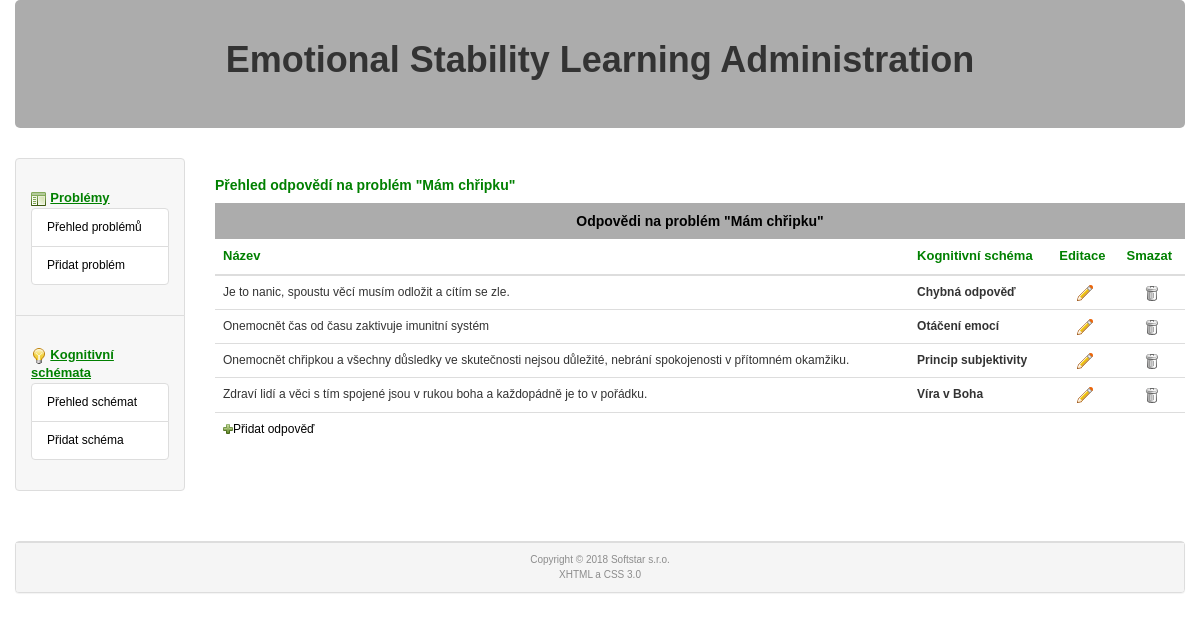
The app's page /administrace/?odpovedi=1&idp=3, older data.
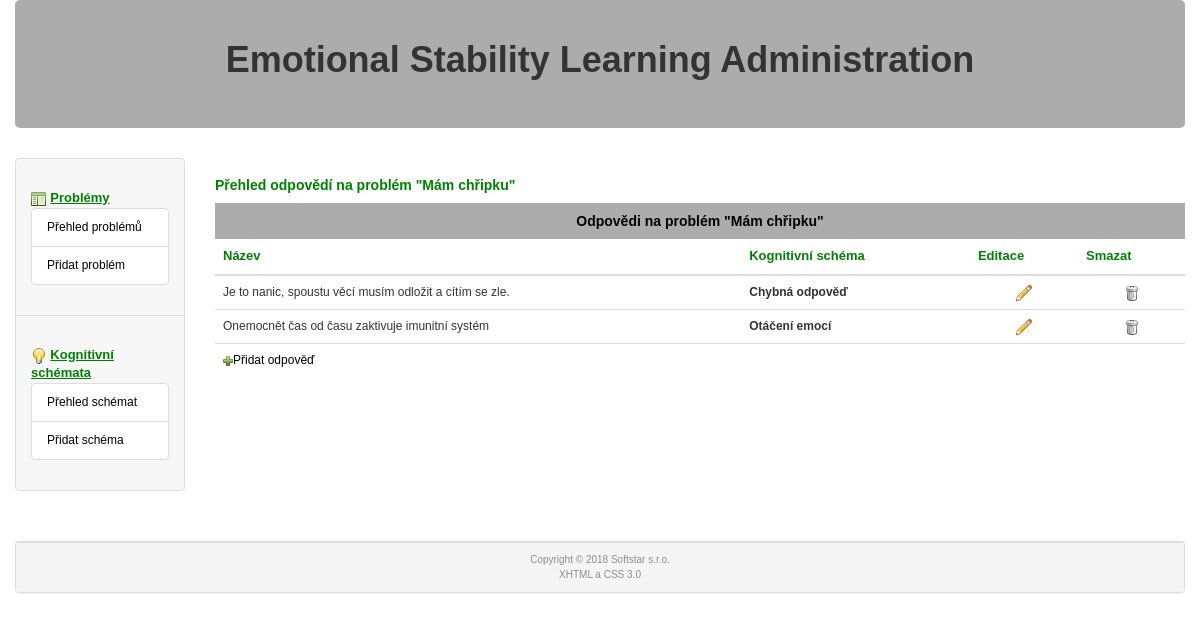
The same page, newer data.
### tables this page shows
CREATE TABLE `odpoved` (
  `id_problemu` int(11) NOT NULL,
  `id_kog_schematu` int(11) NOT NULL,
  `odpoved` text NOT NULL,
  `smazano` int(1) NOT NULL DEFAULT '0'
);

CREATE TABLE `kognitivni_schema` (
  `id` int(11) NOT NULL,
  `nazev` varchar(40) NOT NULL,
  `smazano` int(1) NOT NULL DEFAULT '0'
);

### www/administrace/controllers/RouterController.php (called while the page is built, shortened)
<?php
class RouterController extends Controller
{
  protected $controller;
  public function setView()
  {
    $this->controller->setView();
    $this->view = 'layout';
  }
    private function setViewAnswer()
    {
      if ($this->post_get('odpovedi')==1)
      {
        $this->controller = new AnswerOverviewController();
      }
      elseif ($this->post_get('odpovedi')==3)
      {
        $model = new model();
        $model->update('odpoved', array('id_problemu' => htmlspecialchars($this->post_get('idp'), ENT_QUOTES), 'id_kog_schematu' => htmlspecialchars($this->post_get('idks'), ENT_QUOTES)), array('smazano' => 1));
        $this->redirect("?odpovedi=1&idp=".$this->post_get('idp'));
      }
    }
  }
?>

### www/administrace/index.php (called while the page is built, shortened)
<?php
  $router = RouterController::getInstance();
  $router->setView();
  $router->showView();
?>

### www/administrace/controllers/AnswerOverviewController.php (called while the page is built, shortened)
<?php
class AnswerOverviewController extends Controller
{
  public function setView()
  {
    $model = new model();
    if ($model->ifconnected())
    {
      $answers = $model->selectArray(array("odpoved", 'kognitivni_schema'), array('odpoved', 'nazev', 'id_kog_schematu') , array('id_problemu' => $this->post_get('idp'), 'id' => 'id_kog_schematu', 'odpoved.smazano' => 0));
      $arr = $model->selectOne("problem", array('id' => $this->post_get('idp')));
      $problem = $arr[1];
      $this->view = 'answerOverview';
    }
  }
}

### www/administrace/models/model.php (called while the page is built, shortened)
<?php
  class model
  {
    private $db, $sever_name;
    function __construct()
    {
      $this->db = new cdb();
    }
    function __destruct()
    {
      $this->db->closedb();
    }
    function selectOne($table, array $keys)
    {
      $query = "select * from $table where";
      $i = 0;
      foreach($keys as $name => $value)
      {
        if ($i)
        {
          $query .= " and $name=$value";
        }
        else
        {
          $query .= " $name=$value";
          $i = 1;
        }
      }
      $query .= ";";
      if (!$this->db->query($query))
      {
        RouterController::getInstance()->setError($this->db->get_error());
      }
      return $this->db->get_row();
    }
    function selectArray(array $tables, array $collums, array $keys)
    {
      $query = "select ";
      $i = 0;
      foreach($collums as $collum)
      {
        if ($i)
        {
          $query .= ", $collum";
        }
        else
        {
          $query .= "$collum";
          $i = 1;
        }
      }
      $query .= " from ";
      $i = 0;
      foreach($tables as $table)
      {
        if ($i)
        {
          $query .= ", $table";
        }
        else
        {
          $query .= "$table";
          $i = 1;
        }
      }
      $query .= " where";
      $i = 0;
      foreach($keys as $name => $value)
      {
        if ($i)
        {
          $query .= " and $name=$value";
        }
        else
        {
          $query .= " $name=$value";
          $i = 1;
        }
      }
      $query .= ";";
      if (!$this->db->query($query))
      {
        RouterController::getInstance()->setError($this->db->get_error());
      }
      else
      {
        $i = 0;
        while ($item=$this->db->get_array())
        {
          if (!empty($item))
          {
            $arr[$i] = $item;
            $i++;
          }
        }
      }
      return $arr;
    }
  }
?>

### www/administrace/cfg/sql.php (called while the page is built)
<?php
  $this->server='localhost';
  $this->user='emotions';
  $this->password='emotions';
  $this->db_name='emotions';
?>

### www/administrace/models/cdb.php (called while the page is built, shortened)
<?php
class cdb {
  private $data, $querystring, $error, $conn;
  public $server, $user, $password, $db_name;
  function __construct()
  {
    require("./cfg/sql.php");
    $this->conn = null;
  }
  function connect() {
    $options=array(
      PDO::ATTR_ERRMODE => PDO::ERRMODE_EXCEPTION,
      PDO::MYSQL_ATTR_INIT_COMMAND => "SET NAMES utf8"
      );
    try {
            $this->conn = @new PDO("mysql:host=".$this->server.";dbname=".$this->db_name, $this->user, $this->password, $options);
    } catch (PDOException $e) {
        $error = 'DB connection failed: ' . $e->getMessage();
    }
    return(1);
  }
  function query($dotaz) {
    $this->data=$this->conn->prepare($dotaz);
    $parameters = array();
    try {
            $this->data->execute($parameters);
    } catch (PDOException $e) {
        $error = 'Execution of query failed: ' . $e->getMessage();
        $this->data=null;
    }
    if ($this->data) { return 1; }
    else  {return 0;}
  }
  function get_row() {
    $arr = $this->data->fetch(PDO::FETCH_NUM);
    if (!empty($arr)) { return $arr; }
    else { return 0; }
  }
  function get_array() {
    $arr = $this->data->fetch(PDO::FETCH_ASSOC);
    if (!empty($arr)) {return ($arr); }
    else { return 0; }
  }
  function closedb() {
    $this->conn = null;
  }
};
?>

### www/administrace/views/answerOverview.phtml (the view)
<div class="col-sm-10">
  <h4>Přehled odpovědí na problém "<?php echo($problem); ?>"</h4>
<?php
   $pocet=count($answers);
   if (!$pocet) {
     ?>
    <div class="hlaska">Nejsou uloženy žádné odpovědi na problém "<?php echo($problem); ?>"<br /><a href="<?php echo("./?odpovedi=2&idp=".$this->post_get('idp')); ?>"><img src="icons/add.png" width="10" height="10" />Přidat odpověď</a></div>
     <?php
   } else {
   ?>
  <div class="table-responsive">
    <table class="table table-hover">
      <caption class="text-center">Odpovědi na problém "<?php echo($problem); ?>"</caption>
      <thead><tr><th>Název</th><th>Kognitivní schéma</th><th>Editace</th><th>Smazat</th></tr></thead>
      <tbody>
        <?php
         foreach($answers as $answer) {
        ?>
        <tr>
          <td><?php echo($answer['odpoved']); ?></td>
          <td><strong><?php echo($answer['nazev']); ?></strong></td>
          <td class="text-center"><?php echo("<a href=\"./?odpovedi=2&idp=".$this->post_get('idp')."&idks=".$answer['id_kog_schematu']."\">"); ?><img src="icons/pencil.png" width="16" height="16" /></a></td>
          <td class="text-center"><?php echo("<a href=\"./?odpovedi=3&idp=".$this->post_get('idp')."&idks=".$answer['id_kog_schematu']."\">"); ?><img src="icons/bin_closed.png" width="16" height="16" /></a></td>
        </tr>
           <?php } ?>
        <tr><td colspan="4"><a href="<?php echo("./?odpovedi=2&idp=".$this->post_get('idp')); ?>"><img src="icons/add.png" width="10" height="10" />Přidat odpověď</a></td>
      </tbody>
    </table>
   <?php } ?>
  </div>
</div>

### www/administrace/controllers/Controller.php (shortened to what this page needs)
<?php
abstract class Controller
{
    protected $view = "";
    public function showView()
    {
        if ($this->view)
        {
            require("views/" . $this->view.".phtml");
        }
    }
  public function post_get($var)
  {
    if ((isset($_POST["$var"]))||(isset($_GET["$var"]))) {
      if (isset($_GET["$var"])) { return $_GET["$var"]; };
    }else { return 0; };
  }
}
?>

### www/administrace/views/layout.phtml (shortened to what this page needs)
<!DOCTYPE html>
<html xmlns="http://www.w3.org/1999/xhtml" xml:lang="cs-cz" lang="cs-cz">
  <head>
    <link rel="stylesheet" href="https://maxcdn.bootstrapcdn.com/bootstrap/3.3.7/css/bootstrap.min.css" />
    <link rel="stylesheet" href="css/style.css" type="text/css" />
  </head>
  <body>
    <div class="container-fluid">
      <div class="text-center" id="hlavicka">
        <h1>Emotional Stability Learning Administration</h1>
      </div>
      <div class="row">
        <div class="col-sm-2" >
          <ul class="list-group" id="levy_panel">
          <li class="list-group-item"><div class="kategorie">
            <img src="./icons/application_side_list.png" width="16" height="16" alt="icon" /> <span class="nadpis">Problémy</span><br />
            <ul class="list-group">
              <li class="list-group-item"><a href="./?prob=1">Přehled problémů</a></li>
              <li class="list-group-item"><a href="./?prob=2">Přidat problém</a></li>
            </ul>
          </div></li>
          <li class="list-group-item"><div class="kategorie">
            <img src="./icons/lightbulb.png" width="16" height="16" alt="icon" /> <span class="nadpis">Kognitivní schémata</span><br/>
            <ul class="list-group">
              <li class="list-group-item"><a href="./?kschema=1">Přehled schémat</a></li>
              <li class="list-group-item"><a href="./?kschema=2">Přidat schéma</a></li>
            </ul>
          </div></li>
          </ul>
        </div>
<?php $this->controller->showView();  ?>
      </div>
        <div class="panel panel-default text-center margintop30">
          <div class="panel-footer" id="paticka">Copyright &copy; <?php date_default_timezone_set('Europe/Prague'); echo date("Y"); ?> <a href="http://www.sofstar.cz">Softstar s.r.o.</a><br /><a href="http://validator.w3.org/check?uri=referer" title="" onclick="return !window.open(this.href);">XHTML</a> a <a href="http://jigsaw.w3.org/css-validator/check/referer" title="" onclick="return !window.open(this.href);">CSS 3.0</a></div>
        </div>
      </div>
  </body>
</html>

### www/administrace/css/style.css (style rules this page uses)
body { font-family: 'Helvetica CE','Arial CE',sans-serif; font-size: 12px; }
h4 { font-size: 14px; font-weight: bold; color: green; margin-top: 20px; }
table caption { font-weight: bold; background-color:#acacac; color:black; font-size:14px; }
thead { font-size: 13px; font-weight: bold; color: green; }
td a { text-decoration: none; color: black; }
#hlavicka { height: 128px; background-color: #acacac; border-radius: 5px; font-size: 12px; padding:0; margin-bottom: 30px; text-align: center; vertical-align: center; }
#hlavicka h1 { margin: 0; padding: 40px 20px 20px 20px; font-weight: bold; }
#paticka { *position: relative; width: 100%; font-size: 10px; color: #8c8c8c; text-align: center; }
#levy_panel li { text-align: left; }
#paticka a { color: #8c8c8c; }
#levy_panel li { background-color: #f7f7f7; }
#levy_panel li ul li { background-color: #ffffff; }
.kategorie { margin-top: 20px; }
.kategorie .nadpis { font-size: 13px; font-weight: bold; color: green; text-decoration: underline; }
.kategorie a { color:black; text-decoration: none; }
.margintop30 { margin-top: 30px; }

Row changes from the older to the newer data that the page shows:
removed odpoved: odpoved "Onemocnět chřipkou a všechny důsledky ve skutečnosti nejsou důležité, nebrání spokojenosti v přítomném okamžiku.", kognitivni_schema.nazev "Princip subjektivity"
removed odpoved: odpoved "Zdraví lidí a věci s tím spojené jsou v rukou boha a každopádně je to v pořádku.", kognitivni_schema.nazev "Ví­ra v Boha"
